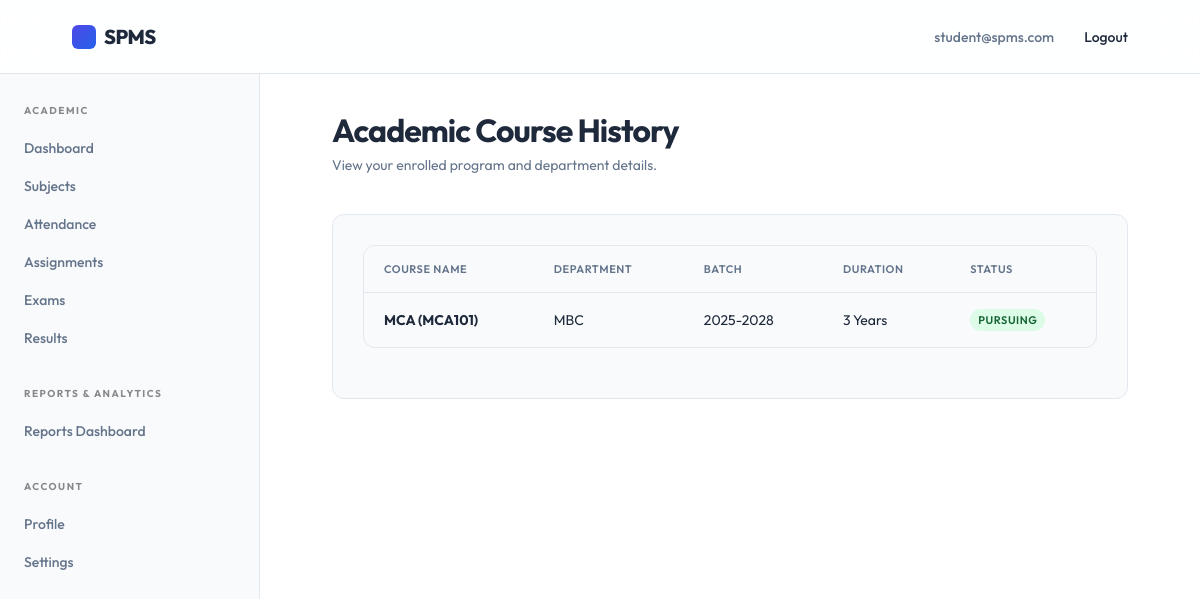
Screenshot of /student/course/ (signed in) with the database file from the repository.
### accounts/models.py (models this page shows, shortened)
class User(AbstractUser):
    class RoleChoices(models.TextChoices):
        STUDENT = 'student', 'Student'
        FACULTY = 'faculty', 'Faculty'
        ADMIN = 'admin', 'Admin'
    username = None
    email = models.EmailField(unique=True)
    role = models.CharField(max_length=20, choices=RoleChoices.choices, default=RoleChoices.STUDENT)
    contact_number = models.CharField(max_length=15, blank=True, null=True)
    deactivated_at = models.DateTimeField(blank=True, null=True)
    updated_at = models.DateTimeField(auto_now=True)
    USERNAME_FIELD = 'email'
    REQUIRED_FIELDS = []
    objects = CustomUserManager()

### students/models.py (models this page shows, shortened)
class StudentCourse(models.Model):
    class StatusChoices(models.TextChoices):
        PURSUING = 'pursuing', 'Pursuing'
        GRADUATED = 'graduated', 'Graduated'
        DROPPED = 'dropped', 'Dropped'
        DETAINED = 'detained', 'Detained'
    student = models.ForeignKey(Student, on_delete=models.CASCADE, related_name='courses_enrolled')
    course = models.ForeignKey('academics.Course', on_delete=models.CASCADE, related_name='students')
    course_batch = models.ForeignKey('academics.CourseBatch', on_delete=models.CASCADE, related_name='students')
    admission_year = models.IntegerField()
    completion_year = models.IntegerField(blank=True, null=True)
    status = models.CharField(max_length=20, choices=StatusChoices.choices, default=StatusChoices.PURSUING)

### academics/models.py (models this page shows, shortened)
class Course(models.Model):
    name = models.CharField(max_length=100)
    code = models.CharField(max_length=20, unique=True)
    department = models.ForeignKey(Department, on_delete=models.CASCADE, related_name='courses')
    duration_years = models.PositiveIntegerField()

class Department(models.Model):
    name = models.CharField(max_length=100, unique=True)
    code = models.CharField(max_length=20, unique=True)
    contact = models.CharField(max_length=20, blank=True, null=True)
    email = models.EmailField(unique=True, blank=True, null=True)

class CourseBatch(models.Model):
    course = models.ForeignKey(Course, on_delete=models.CASCADE, related_name='batches')
    academic_year = models.CharField(max_length=9, help_text="e.g. 2023-2024")
    class Meta:
        constraints = [
            models.UniqueConstraint(fields=['course', 'academic_year'], name='unique_course_batch')
        ]

### students/views.py (the view)
# urls.py: path('course/', views.StudentCourseView.as_view(), name='course'),
@method_decorator(student_required, name='dispatch')
class StudentCourseView(ListView):
    template_name = 'student/course.html'
    context_object_name = 'student_courses'
    def get_queryset(self):
        return StudentCourse.objects.filter(
            student=self.request.user.student_profile
        ).select_related('course', 'course__department', 'course_batch')

### templates/student/course.html (shortened to what this page needs)
{% extends 'student/base.html' %}
{% block page_title %}Academic Course History{% endblock %}
{% block page_subtitle %}View your enrolled program and department details.{% endblock %}
{% block dashboard_content %}
<div class="dashboard-section">
    <div class="table-responsive">
        <table class="table">
            <thead>
                <tr>
                    <th>Course Name</th>
                    <th>Department</th>
                    <th>Batch</th>
                    <th>Duration</th>
                    <th>Status</th>
                </tr>
            </thead>
            <tbody>
                {% for sc in student_courses %}
                <tr>
                    <td><strong>{{ sc.course.name }} ({{ sc.course.code }})</strong></td>
                    <td>{{ sc.course.department.name }}</td>
                    <td>{{ sc.course_batch.academic_year }}</td>
                    <td>{{ sc.course.duration_years }} Years</td>
                    <td><span class="badge {% if sc.status == 'pursuing' %}badge-success{% else %}badge-neutral{% endif %}">{{ sc.status|title }}</span></td>
                </tr>
                {% empty %}
                <tr><td colspan="5" class="empty-state">No enrolled courses found.</td></tr>
                {% endfor %}
            </tbody>
        </table>
    </div>
</div>
{% endblock %}

### templates/components/navbar.html (shortened to what this page needs)
<header class="navbar">
    <a href="{% if request.user.is_authenticated %}{% if request.user.role == 'admin' or request.user.is_superuser %}{% url 'spms_admin:dashboard' %}{% elif request.user.role == 'faculty' %}{% url 'faculty:dashboard' %}{% else %}{% url 'students:dashboard' %}{% endif %}{% else %}{% url 'landing_page' %}{% endif %}" class="brand" aria-label="SPMS home">
        <span class="brand-mark"></span>
        SPMS
    </a>
    <nav class="nav-links" aria-label="User navigation">
        {% if request.user.is_authenticated %}
            <span style="color: var(--muted);">{{ request.user.email }}</span>
            <form action="{% url 'accounts:logout' %}" method="post" style="display:inline;">
                <button type="submit" style="background:none;border:none;cursor:pointer;font-family:inherit;font-size:inherit;font-weight:inherit;color:inherit;" class="nav-links a">Logout</button>
            </form>
        {% else %}
            {% if request.resolver_match.url_name != 'login' %}
                <a href="{% url 'accounts:login' %}">Login</a>
            {% endif %}
        {% endif %}
    </nav>
</header>

### static/style.css (style rules this page uses)
:root { --bg: #f9fafb; --text: #1e293b; --muted: #64748b; --line: #e2e8f0; --soft: #ffffff; --primary: #4f46e5; --primary-hover: #4338ca; --accent: #2563eb; --black: #0f172a; --radius: 12px; --glass-bg: rgba(255, 255, 255, 0.85); --glass-border: rgba(255, 255, 255, 0.6); --glass-shadow: 0 10px 40px 0 rgba(31, 38, 135, 0.05); }
* { box-sizing: border-box; margin: 0; padding: 0; scrollbar-width: thin; scrollbar-color: rgba(0, 0, 0, 0.2) var(--bg); }
html { scroll-behavior: smooth; }
body { min-height: 100vh; background: var(--bg); color: var(--text); font-family: 'Outfit', Arial, sans-serif; -webkit-font-smoothing: antialiased; }
a { color: inherit; text-decoration: none; }
.navbar { height: 74px; width: 100%; display: flex; align-items: center; justify-content: space-between; padding: 0 6vw; background: rgba(255, 255, 255, 0.85); backdrop-filter: blur(16px); -webkit-backdrop-filter: blur(16px); border-bottom: 1px solid var(--line); position: sticky; top: 0; z-index: 100; }
.brand { font-size: 20px; font-weight: 800; letter-spacing: -0.5px; display: flex; align-items: center; gap: 8px; }
.brand-mark { width: 24px; height: 24px; background: linear-gradient(135deg, var(--primary), var(--accent)); border-radius: 6px; display: inline-block; }
.nav-links { display: flex; gap: 30px; font-size: 14px; font-weight: 500; }

### static/dashboard.css (style rules this page uses)
.dashboard-section { background: var(--bg); border: 1px solid var(--line); border-radius: var(--radius); padding: 30px; margin-bottom: 30px; }
.badge { display: inline-flex; align-items: center; padding: 4px 8px; border-radius: var(--radius); font-size: 11px; font-weight: 600; letter-spacing: .05em; text-transform: uppercase; }
.badge-success { background: #dcfce7; color: #166534; }
.table-responsive { width: 100%; overflow-x: auto; margin-bottom: 20px; border-radius: var(--radius); border: 1px solid var(--line); background: var(--bg); }
.table { width: 100%; border-collapse: collapse; font-size: 14px; text-align: left; }
.table th { background: #f8fafc; color: var(--muted); font-weight: 600; text-transform: uppercase; font-size: 11px; letter-spacing: .05em; padding: 16px 20px; border-bottom: 1px solid var(--line); }
.table td { padding: 16px 20px; border-bottom: 1px solid var(--line); color: var(--text); vertical-align: middle; }
.table tbody tr:last-child td { border-bottom: none; }
.table tbody tr { transition: background-color 0.2s ease; }

### rows the page displays
User: user.email "student@spms.com"
StudentCourse: course.name "MCA", course.code "MCA101", course.department.name "MBC", course_batch.academic_year "2025-2028", course.duration_years "3", status "PURSUING"
